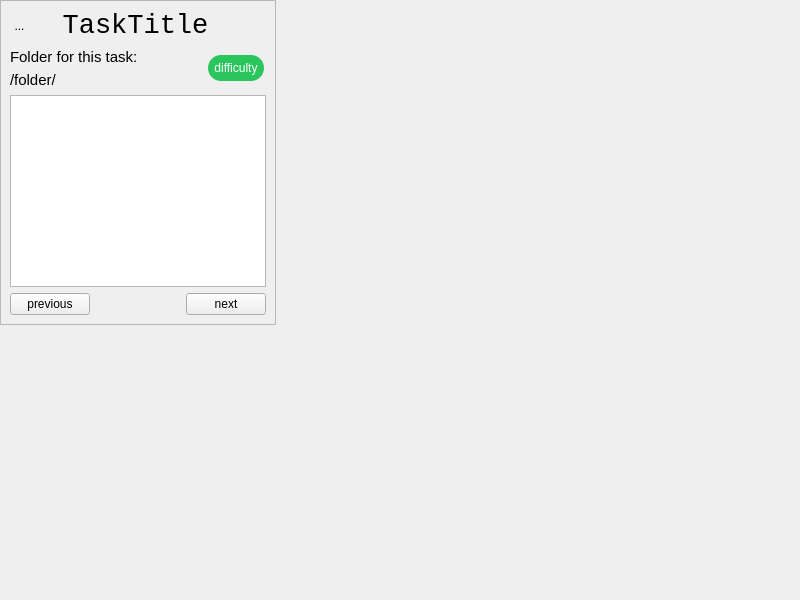
<?xml version="1.0" encoding="UTF-8"?>
<ui version="4.0">
 <class>LearningPlattform</class>
 <widget class="QWidget" name="LearningPlattform">
  <property name="geometry">
   <rect>
    <x>0</x>
    <y>0</y>
    <width>800</width>
    <height>600</height>
   </rect>
  </property>
  <property name="windowTitle">
   <string>LearningPlattform</string>
  </property>
  <widget class="QWidget" name="centralwidget">
   <layout class="QGridLayout" name="gridLayout">
    <property name="leftMargin">
     <number>0</number>
    </property>
    <property name="topMargin">
     <number>0</number>
    </property>
    <property name="rightMargin">
     <number>0</number>
    </property>
    <property name="bottomMargin">
     <number>0</number>
    </property>
    <item row="0" column="0">
     <widget class="QScrollArea" name="scrollArea">
      <property name="widgetResizable">
       <bool>true</bool>
      </property>
      <widget class="QWidget" name="scrollAreaWidgetContents">
       <property name="geometry">
        <rect>
         <x>0</x>
         <y>0</y>
         <width>798</width>
         <height>598</height>
        </rect>
       </property>
       <layout class="QHBoxLayout" name="horizontalLayout_2">
        <item>
         <layout class="QVBoxLayout" name="mainVLayout">
          <item>
           <layout class="QHBoxLayout" name="mainTitleHLayout" stretch="0,1,0">
            <item>
             <widget class="QToolButton" name="menuButton">
              <property name="baseSize">
               <size>
                <width>0</width>
                <height>0</height>
               </size>
              </property>
              <property name="cursor">
               <cursorShape>PointingHandCursor</cursorShape>
              </property>
              <property name="styleSheet">
               <string notr="true"> border: none;
background: transparent;
padding: 0;
  </string>
              </property>
              <property name="text">
               <string>...</string>
              </property>
              <property name="icon">
               <iconset resource="resources.qrc">
                <normaloff>:/resource/icons/menu.png</normaloff>:/resource/icons/menu.png</iconset>
              </property>
              <property name="iconSize">
               <size>
                <width>25</width>
                <height>25</height>
               </size>
              </property>
              <property name="checkable">
               <bool>false</bool>
              </property>
             </widget>
            </item>
            <item>
             <widget class="QLabel" name="mainTitleLabel">
              <property name="font">
               <font>
                <family>Monospace</family>
                <pointsize>20</pointsize>
               </font>
              </property>
              <property name="styleSheet">
               <string notr="true"/>
              </property>
              <property name="text">
               <string>TaskTitle</string>
              </property>
              <property name="alignment">
               <set>Qt::AlignmentFlag::AlignCenter</set>
              </property>
             </widget>
            </item>
            <item>
             <spacer name="titleBarSpacer">
              <property name="orientation">
               <enum>Qt::Orientation::Horizontal</enum>
              </property>
              <property name="sizeHint" stdset="0">
               <size>
                <width>30</width>
                <height>30</height>
               </size>
              </property>
             </spacer>
            </item>
           </layout>
          </item>
          <item>
           <layout class="QHBoxLayout" name="folderTaskHLayout" stretch="1,0">
            <property name="spacing">
             <number>0</number>
            </property>
            <property name="sizeConstraint">
             <enum>QLayout::SizeConstraint::SetDefaultConstraint</enum>
            </property>
            <item>
             <widget class="QLabel" name="folderLabel">
              <property name="sizePolicy">
               <sizepolicy hsizetype="Preferred" vsizetype="Minimum">
                <horstretch>0</horstretch>
                <verstretch>0</verstretch>
               </sizepolicy>
              </property>
              <property name="text">
               <string>&lt;!DOCTYPE HTML PUBLIC &quot;-//W3C//DTD HTML 4.0//EN&quot; &quot;http://www.w3.org/TR/REC-html40/strict.dtd&quot;&gt;
&lt;html&gt;&lt;head&gt;&lt;meta name=&quot;qrichtext&quot; content=&quot;1&quot; /&gt;&lt;meta charset=&quot;utf-8&quot; /&gt;&lt;style type=&quot;text/css&quot;&gt;
p, li { white-space: pre-wrap; }
hr { height: 1px; border-width: 0; }
li.unchecked::marker { content: &quot;\2610&quot;; }
li.checked::marker { content: &quot;\2612&quot;; }
&lt;/style&gt;&lt;/head&gt;&lt;body style=&quot; font-family:'Ubuntu'; font-size:11pt; font-weight:400; font-style:normal;&quot;&gt;
&lt;p style=&quot; margin-top:12px; margin-bottom:12px; margin-left:0px; margin-right:0px; -qt-block-indent:0; text-indent:0px; line-height:60%;&quot;&gt;Folder for this task:&lt;/p&gt;
&lt;p style=&quot; margin-top:12px; margin-bottom:12px; margin-left:0px; margin-right:0px; -qt-block-indent:0; text-indent:0px;&quot;&gt;&lt;span style=&quot;font-family:'monospace'; color:'#444444';&quot;&gt;/folder/&lt;/span&gt;&lt;/p&gt;&lt;/body&gt;&lt;/html&gt;</string>
              </property>
             </widget>
            </item>
            <item>
             <widget class="QLabel" name="difficultyLabel">
              <property name="sizePolicy">
               <sizepolicy hsizetype="Fixed" vsizetype="Fixed">
                <horstretch>0</horstretch>
                <verstretch>0</verstretch>
               </sizepolicy>
              </property>
              <property name="styleSheet">
               <string notr="true">background-color: rgb(42, 197, 93);
color: white;
border-radius: 13;
padding: 6;
margin: 2;
font: 9pt &quot;Monospace&quot;;
text-transform: uppercase;</string>
              </property>
              <property name="text">
               <string>difficulty</string>
              </property>
              <property name="textFormat">
               <enum>Qt::TextFormat::RichText</enum>
              </property>
              <property name="alignment">
               <set>Qt::AlignmentFlag::AlignCenter</set>
              </property>
             </widget>
            </item>
           </layout>
          </item>
          <item>
           <widget class="QListWidget" name="subtaskListWidget">
            <property name="focusPolicy">
             <enum>Qt::FocusPolicy::NoFocus</enum>
            </property>
            <property name="styleSheet">
             <string notr="true"/>
            </property>
            <property name="selectionMode">
             <enum>QAbstractItemView::SelectionMode::NoSelection</enum>
            </property>
            <property name="verticalScrollMode">
             <enum>QAbstractItemView::ScrollMode::ScrollPerPixel</enum>
            </property>
            <property name="horizontalScrollMode">
             <enum>QAbstractItemView::ScrollMode::ScrollPerPixel</enum>
            </property>
           </widget>
          </item>
          <item>
           <layout class="QHBoxLayout" name="bottomNavHLayout">
            <item>
             <widget class="QPushButton" name="previousButton">
              <property name="cursor">
               <cursorShape>PointingHandCursor</cursorShape>
              </property>
              <property name="text">
               <string>previous</string>
              </property>
             </widget>
            </item>
            <item>
             <spacer name="bottomNavSpacer">
              <property name="orientation">
               <enum>Qt::Orientation::Horizontal</enum>
              </property>
              <property name="sizeHint" stdset="0">
               <size>
                <width>40</width>
                <height>20</height>
               </size>
              </property>
             </spacer>
            </item>
            <item>
             <widget class="QPushButton" name="nextButton">
              <property name="cursor">
               <cursorShape>PointingHandCursor</cursorShape>
              </property>
              <property name="text">
               <string>next</string>
              </property>
             </widget>
            </item>
           </layout>
          </item>
         </layout>
        </item>
       </layout>
      </widget>
     </widget>
    </item>
   </layout>
  </widget>
 </widget>
 <resources>
  <include location="resources.qrc"/>
 </resources>
 <connections/>
</ui>
